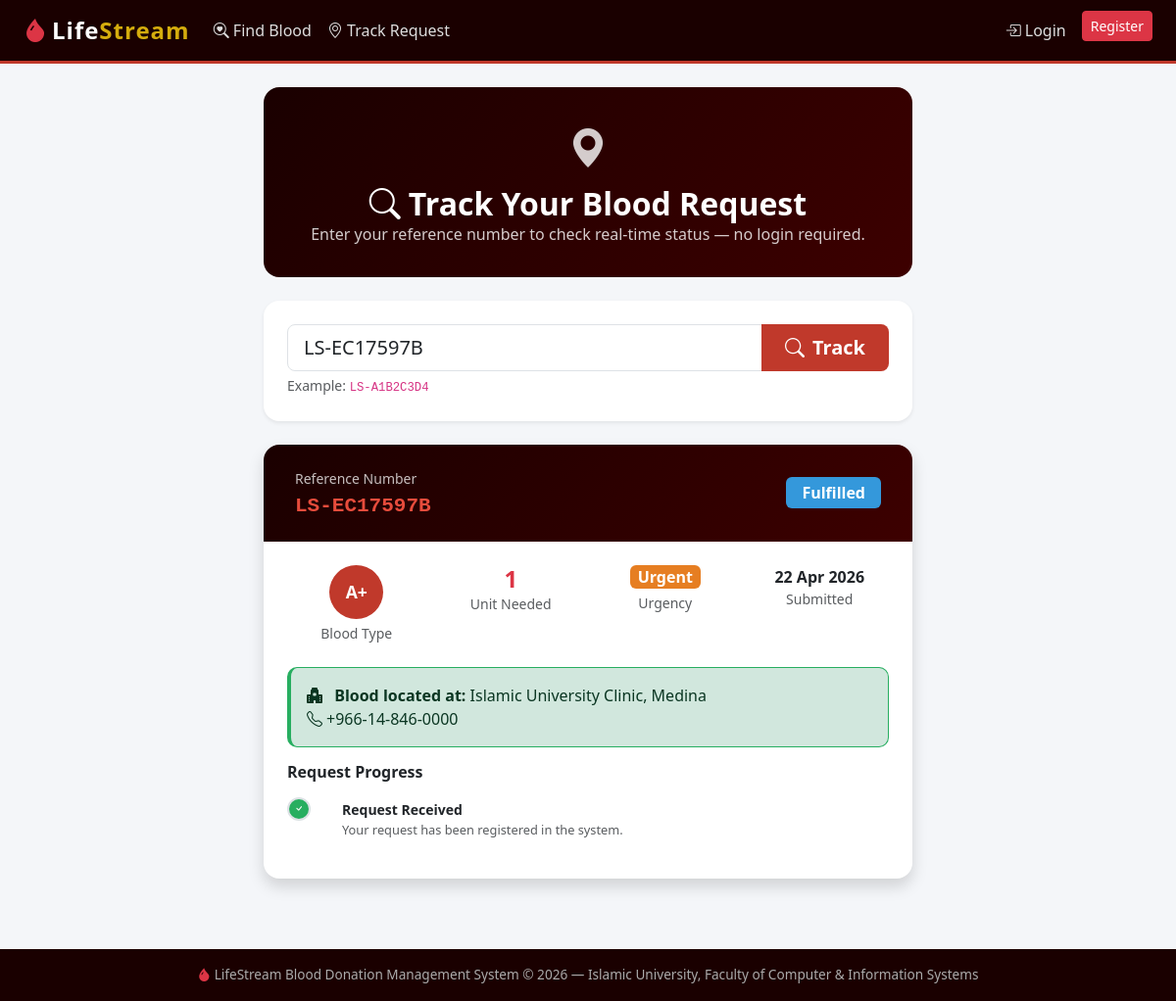
Page /request/track/?reference_no=LS-EC17597B on the committed database.
### core/models.py (models this page shows, shortened)
class BloodRequest(models.Model):
    URGENCY_CHOICES=[('routine','Routine'),('urgent','Urgent'),('critical','Critical')]
    STATUS_CHOICES=[('pending','Pending — Searching'),('matched','Matched — Blood Located'),('donor_committed','Donor Committed'),('fulfilled','Fulfilled'),('cancelled','Cancelled')]
    BLOOD_CHOICES=[('A+','A+'),('A-','A-'),('B+','B+'),('B-','B-'),('AB+','AB+'),('AB-','AB-'),('O+','O+'),('O-','O-')]
    reference_no=models.CharField(max_length=20,unique=True,default=make_ref,editable=False)
    patient=models.ForeignKey(User,on_delete=models.CASCADE,related_name='blood_requests')
    blood_type=models.CharField(max_length=5,choices=BLOOD_CHOICES)
    qty_units=models.PositiveIntegerField(default=1)
    urgency=models.CharField(max_length=10,choices=URGENCY_CHOICES,default='urgent')
    status=models.CharField(max_length=20,choices=STATUS_CHOICES,default='pending')
    hospital=models.ForeignKey(Hospital,on_delete=models.SET_NULL,null=True,blank=True,related_name='requests')
    notes=models.TextField(blank=True)
    submitted_at=models.DateTimeField(auto_now_add=True)
    updated_at=models.DateTimeField(auto_now=True)
    class Meta: ordering=['-submitted_at']

class Hospital(models.Model):
    name=models.CharField(max_length=150); city=models.CharField(max_length=80)
    address=models.TextField(blank=True); contact_email=models.EmailField(blank=True)
    phone=models.CharField(max_length=20,blank=True); is_active=models.BooleanField(default=True)
    registered_at=models.DateTimeField(auto_now_add=True)
    class Meta: ordering=['name']

### core/views.py (the view)
# urls.py: path('request/track/',          views.track_request,         name='track_request'),
def track_request(request):
    form = TrackRequestForm(request.GET or None)
    result = None
    if form.is_valid():
        ref = form.cleaned_data["reference_no"].strip().upper()
        try:
            result = BloodRequest.objects.get(reference_no=ref)
        except BloodRequest.DoesNotExist:
            messages.error(request, f'No request found with reference "{ref}". Please check and try again.')
    return render(request, "core/track_request.html", {"form": form, "result": result})

### core/forms.py
class TrackRequestForm(forms.Form):
    reference_no = forms.CharField(
        max_length=20,
        widget=forms.TextInput(attrs={
            'class': 'form-control form-control-lg',
            'placeholder': 'Enter reference number e.g. LS-A1B2C3D4',
        })
    )

### templates/core/track_request.html (shortened to what this page needs)
{% extends 'base.html' %}
{% block content %}
<div class="row justify-content-center">
  <div class="col-lg-7">
    <div class="page-header text-center">
      <i class="bi bi-geo-alt-fill" style="font-size:2.5rem;opacity:.8;"></i>
      <h2 class="mt-2"><i class="bi bi-search me-2"></i>Track Your Blood Request</h2>
      <p>Enter your reference number to check real-time status — no login required.</p>
    </div>
    <div class="card border-0 shadow-sm" style="border-radius:16px;">
      <div class="card-body p-4">
        <form method="get">
          <div class="input-group input-group-lg">
            {{ form.reference_no }}
            <button type="submit" class="btn btn-ls px-4">
              <i class="bi bi-search me-2"></i>Track
            </button>
          </div>
          <div class="form-text mt-1">Example: <code>LS-A1B2C3D4</code></div>
        </form>
      </div>
    </div>
    {% if result %}
    <div class="card border-0 shadow mt-4" style="border-radius:16px;overflow:hidden;">
      <div style="background:linear-gradient(135deg,#1A0000,#3d0000);padding:1.5rem 2rem;color:#fff;">
        <div class="d-flex justify-content-between align-items-center">
          <div>
            <p class="mb-0 opacity-75 small">Reference Number</p>
            <h4 class="fw-bold mb-0"><code style="color:#E74C3C;">{{ result.reference_no }}</code></h4>
          </div>
          <span class="badge status-{{ result.status }} px-3 py-2 fs-6">{{ result.get_status_display }}</span>
        </div>
      </div>
      <div class="card-body p-4">
        <div class="row g-3 mb-4">
          <div class="col-6 col-md-3 text-center">
            <span class="blood-badge" style="width:55px;height:55px;line-height:55px;font-size:1.1rem;">{{ result.blood_type }}</span>
            <p class="mt-1 mb-0 small text-muted">Blood Type</p>
          </div>
          <div class="col-6 col-md-3 text-center">
            <h4 class="fw-bold text-danger mb-0">{{ result.qty_units }}</h4>
            <p class="mb-0 small text-muted">Unit{{ result.qty_units|pluralize }} Needed</p>
          </div>
          <div class="col-6 col-md-3 text-center">
            <span class="badge badge-{{ result.urgency }} px-2 py-1 fs-6">{{ result.get_urgency_display }}</span>
            <p class="mt-1 mb-0 small text-muted">Urgency</p>
          </div>
          <div class="col-6 col-md-3 text-center">
            <p class="fw-bold mb-0">{{ result.submitted_at|date:"d M Y" }}</p>
            <p class="mb-0 small text-muted">Submitted</p>
          </div>
        </div>
        {% if result.hospital %}
        <div class="alert alert-success">
          <i class="bi bi-hospital-fill me-2"></i>
          <strong>Blood located at:</strong> {{ result.hospital.name }}, {{ result.hospital.city }}
          {% if result.hospital.phone %}<br><i class="bi bi-telephone me-1"></i>{{ result.hospital.phone }}{% endif %}
        </div>
        {% endif %}
        <h6 class="fw-bold mb-3">Request Progress</h6>
        <div class="position-relative" style="padding-left:2rem;">
          {% with steps="pending,matched,donor_committed,fulfilled" %}
          {% for step_code in steps.split %}
          <div class="d-flex gap-3 mb-3">
            <div style="position:absolute;left:0;width:24px;height:24px;border-radius:50%;
              background:{% if result.status == step_code or result.status == 'fulfilled' and forloop.counter <= 4 %}#27AE60{% elif result.status == 'pending' and forloop.counter == 1 %}#27AE60{% else %}#dee2e6{% endif %};
              border:2px solid #dee2e6;display:flex;align-items:center;justify-content:center;">
              <i class="bi bi-check text-white" style="font-size:.7rem;"></i>
            </div>
            <div style="margin-left:1.5rem;">
              <strong class="small">
                {% if forloop.counter == 1 %}Request Received{% elif forloop.counter == 2 %}Blood Located{% elif forloop.counter == 3 %}Donor Committed{% else %}Fulfilled{% endif %}
              </strong>
              <p class="text-muted mb-0" style="font-size:.8rem;">
                {% if forloop.counter == 1 %}Your request has been registered in the system.
                {% elif forloop.counter == 2 %}Matching blood found at a nearby facility.
                {% elif forloop.counter == 3 %}A donor has confirmed availability.
                {% else %}Blood has been delivered successfully.{% endif %}
              </p>
            </div>
          </div>
          {% endfor %}
          {% endwith %}
        </div>
      </div>
    </div>
    {% endif %}
  </div>
</div>
{% endblock %}

### templates/base.html (style rules this page uses)
:root { --ls-red: #C0392B; --ls-dark: #1A0000; --ls-navy: #1D3557; --ls-teal: #0E7C7B; --ls-gold: #D4AC0D; --ls-light: #FDFEFE; }
body { background: #f4f6f9; font-family: 'Segoe UI', sans-serif; min-height: 100vh; }
.badge-urgent { background: #E67E22; }
.status-fulfilled { background: #3498DB; }
.btn-ls { background: var(--ls-red); color: #fff; border: none; border-radius: 8px; font-weight: 600; }
.page-header { background: linear-gradient(135deg, var(--ls-dark), #3d0000); color: #fff; padding: 2rem; border-radius: 16px; margin-bottom: 1.5rem; }
.page-header h2 { font-weight: 800; margin: 0; }
.page-header p { margin: 0; opacity: .8; }
.alert { border-radius: 10px; border-left: 4px solid; }
.alert-success { border-color: #27AE60; }
.blood-badge { display: inline-block; width: 40px; height: 40px; border-radius: 50%; background: var(--ls-red); color: #fff; font-weight: 900; font-size: .85rem; line-height: 40px; text-align: center; }

### rows in the picture
BloodRequest: reference_no "LS-EC17597B", status "Fulfilled", blood_type "A+", qty_units "1", urgency "Urgent", submitted_at "22 Apr 2026", hospital.name "Islamic University Clinic", hospital.city "Medina", hospital.phone "+966-14-846-0000"
